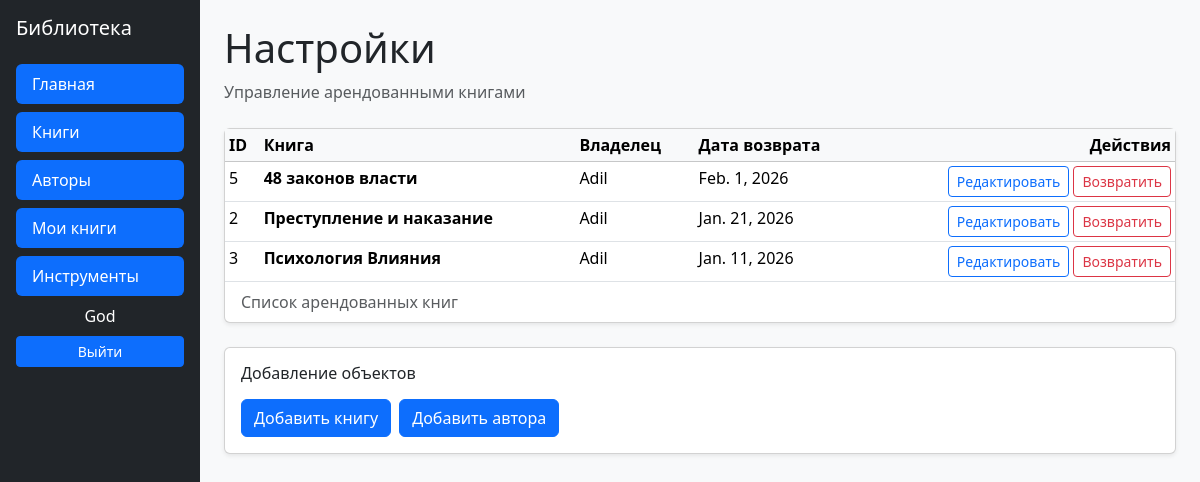
The page /catalog/my_tools/ (signed in) on the database as committed earlier.
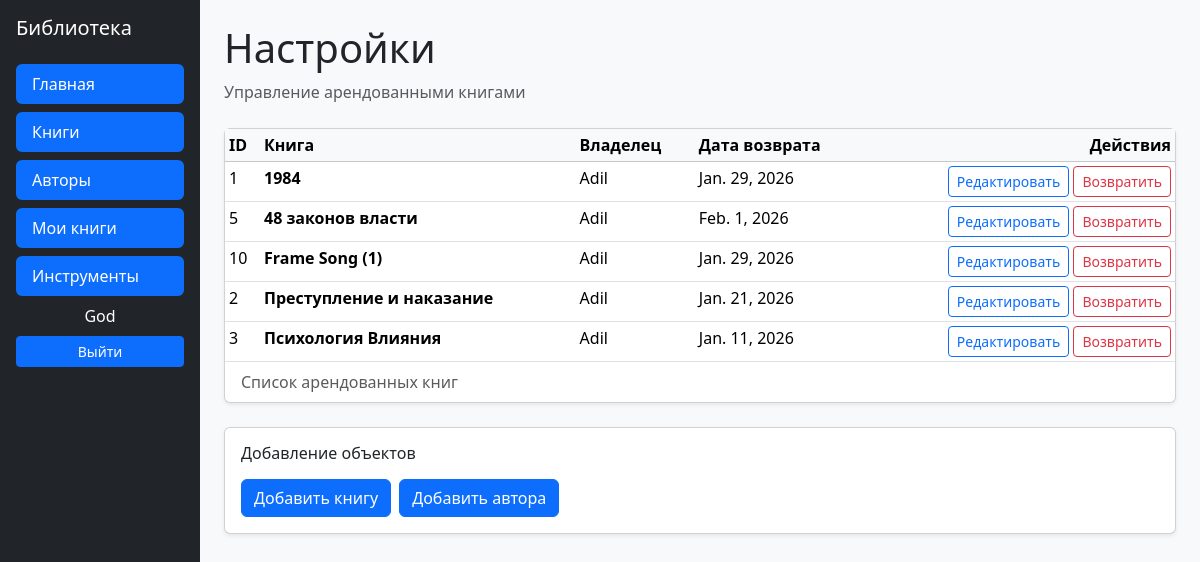
The same page on the database as committed later.
### catalog/models.py (models this page shows, shortened)
class BookInstance(models.Model):
    id = models.UUIDField(primary_key=True, default=uuid.uuid4, help_text='Присвоение уникального значения в виде числа')
    book = models.ForeignKey('Book', on_delete=models.SET_NULL, null=True)
    imprint = models.CharField(max_length=200)
    due_back = models.DateField(null=True, blank=True)
    LOAN_STATUS = (
        ('m', 'Обслуживание'),
        ('o', 'В использовании'),
        ('a', 'Доступна'),
        ('r', 'Зарезервирована'),
    )
    status = models.CharField(max_length=1, choices=LOAN_STATUS, blank=True, default='a', help_text='Наличие книги')
    borrower = models.ForeignKey(User, on_delete=models.SET_NULL, null=True, blank=True)
    class Meta:
        ordering = ['due_back']
        permissions = (("can_mark_returned", "Set book as returned"),
                       ('can_edit', 'редактирование'),
                       )

class Book(models.Model):
    title = models.CharField(max_length=200)
    author = models.ForeignKey('Author', on_delete=models.SET_NULL, null=True)
    summary = models.TextField(max_length=1000, help_text='Введите краткое содержание')
    isbn = models.CharField('ISBN', max_length=13, help_text='Введите 13-значный ISBN код')
    genre = models.ManyToManyField(Genre, help_text='Выберите жанр')
    language = models.ForeignKey('Language', on_delete=models.SET_NULL, null=True)
    def dislpay_genre(self):
        return ', '.join([genre.name for genre in self.genre.all()[:3]])
    dislpay_genre.short_description = 'Genre'

### catalog/views.py (the view)
# urls.py: path('my_tools/', views.MyToolsView.as_view(), name='my_tools'),
class MyToolsView(PermissionRequiredMixin, generic.ListView):
    permission_required = ('catalog.can_mark_returned',
                           'catalog.can_edit',)
    model = BookInstance
    template_name = 'catalog/my_tools.html'
    context_object_name = 'instances'
    def get_queryset(self):
        return BookInstance.objects.select_related('book', 'borrower').filter(book__isnull=False, borrower__isnull=False).order_by('book__title')
    def get_context_data(self, **kwargs):
        context = super().get_context_data(**kwargs)
        context['author_form'] = AuthorForm()
        context['authors'] = Author.objects.all().order_by('last_name', 'first_name')
        from .forms import BookForm
        context['book_form'] = BookForm()
        context['books'] = Book.objects.all().order_by('title')
        return context

### catalog/templates/catalog/my_tools.html
{% extends 'catalog/base.html' %}
{% block content %}
<div class="mb-4">
  <h1>Настройки</h1>
  <p class="text-muted mb-0">Управление арендованными книгами</p>
</div>
<div class="card shadow-sm mb-4">
  <div class="card-body p-0">
    <table class="table table-sm table-hover mb-0">
      <caption class="px-3 py-2 text-muted">
        Список арендованных книг
      </caption>
      <thead class="table-light">
        <tr>
          <th scope="col">ID</th>
          <th scope="col">Книга</th>
          <th scope="col">Владелец</th>
          <th scope="col">Дата возврата</th>
          <th scope="col" class="text-end">Действия</th>
        </tr>
      </thead>
      <tbody>
        {% for ins in instances %}
          <tr>
            <td>{{ ins.book.pk }}</td>
            <td class="fw-semibold">{{ ins.book.title }}</td>
            <td>{{ ins.borrower }}</td>
            <td>{{ ins.due_back }}</td>
            <td class="text-end">
              <a href="{% url 'book_renew' ins.pk %}"
                 class="btn btn-outline-primary btn-sm">
                Редактировать
              </a>
              <a href="{% url 'return_book' ins.pk %}"
                 class="btn btn-outline-danger btn-sm">
                Возвратить
              </a>
            </td>
          </tr>
        {% endfor %}
      </tbody>
    </table>
  </div>
</div>
<div class="card shadow-sm">
  <div class="card-body">
    <h2 class="h6 mb-3">Добавление объектов</h2>
    <div class="d-flex gap-2">
      <a class="btn btn-primary" href="{% url 'book_create' %}">
        Добавить книгу
      </a>
      <a class="btn btn-primary" href="{% url 'author_create' %}">
        Добавить автора
      </a>
    </div>
  </div>
</div>
{% endblock %}

Rows that differ between the two databases and show on the page:
now on this page (row edited): BookInstance: book.pk "1", book "1984", borrower "Adil", due_back "Jan. 29, 2026"
now on this page (row edited): BookInstance: book.pk "10", book "Frame Song (1)", borrower "Adil", due_back "Jan. 29, 2026"
